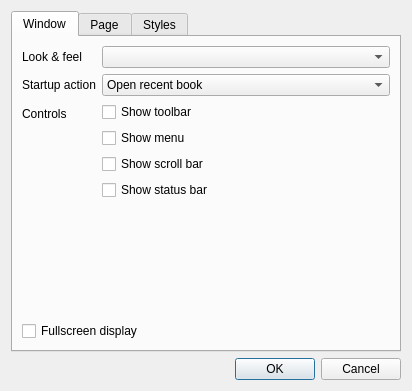
<?xml version="1.0" encoding="UTF-8"?>
<ui version="4.0">
 <class>SettingsDlg</class>
 <widget class="QDialog" name="SettingsDlg">
  <property name="windowModality">
   <enum>Qt::ApplicationModal</enum>
  </property>
  <property name="geometry">
   <rect>
    <x>0</x>
    <y>0</y>
    <width>412</width>
    <height>391</height>
   </rect>
  </property>
  <property name="windowTitle">
   <string>Settings</string>
  </property>
  <property name="windowIcon">
   <iconset resource="cr3res.qrc">
    <normaloff>:/icons/action/icons/configure.png</normaloff>:/icons/action/icons/configure.png</iconset>
  </property>
  <layout class="QVBoxLayout" name="verticalLayout">
   <item>
    <widget class="QTabWidget" name="tabWidget">
     <property name="currentIndex">
      <number>0</number>
     </property>
     <widget class="QWidget" name="tabWindow">
      <property name="toolTip">
       <string>Window options</string>
      </property>
      <property name="accessibleName">
       <string/>
      </property>
      <attribute name="title">
       <string>Window</string>
      </attribute>
      <layout class="QVBoxLayout" name="verticalLayout_2">
       <item>
        <layout class="QFormLayout" name="formLayout_3">
         <item row="0" column="0">
          <widget class="QLabel" name="label_5">
           <property name="text">
            <string>Look &amp; feel</string>
           </property>
          </widget>
         </item>
         <item row="0" column="1">
          <widget class="QComboBox" name="cbLookAndFeel"/>
         </item>
         <item row="1" column="0">
          <widget class="QLabel" name="label_10">
           <property name="text">
            <string>Startup action</string>
           </property>
          </widget>
         </item>
         <item row="1" column="1">
          <widget class="QComboBox" name="cbStartupAction">
           <item>
            <property name="text">
             <string>Open recent book</string>
            </property>
           </item>
           <item>
            <property name="text">
             <string>Show list of recent books</string>
            </property>
           </item>
           <item>
            <property name="text">
             <string>Show File Open dialog</string>
            </property>
           </item>
           <item>
            <property name="text">
             <string>Do nothing</string>
            </property>
           </item>
          </widget>
         </item>
         <item row="2" column="0">
          <widget class="QLabel" name="label_16">
           <property name="text">
            <string>Controls</string>
           </property>
          </widget>
         </item>
         <item row="2" column="1">
          <layout class="QVBoxLayout" name="verticalLayout_6">
           <item>
            <widget class="QCheckBox" name="cbWindowShowToolbar">
             <property name="text">
              <string>Show toolbar</string>
             </property>
            </widget>
           </item>
           <item>
            <widget class="QCheckBox" name="cbWindowShowMenu">
             <property name="text">
              <string>Show menu</string>
             </property>
            </widget>
           </item>
           <item>
            <widget class="QCheckBox" name="cbWindowShowScrollbar">
             <property name="text">
              <string>Show scroll bar</string>
             </property>
            </widget>
           </item>
           <item>
            <widget class="QCheckBox" name="cbWindowShowStatusBar">
             <property name="text">
              <string>Show status bar</string>
             </property>
            </widget>
           </item>
          </layout>
         </item>
        </layout>
       </item>
       <item>
        <widget class="QCheckBox" name="cbWindowFullscreen">
         <property name="text">
          <string>Fullscreen display</string>
         </property>
        </widget>
       </item>
      </layout>
     </widget>
     <widget class="QWidget" name="tabPage">
      <attribute name="title">
       <string>Page</string>
      </attribute>
      <layout class="QVBoxLayout" name="verticalLayout_4">
       <item>
        <layout class="QVBoxLayout" name="verticalLayout_3">
         <item>
          <spacer name="verticalSpacer_6">
           <property name="orientation">
            <enum>Qt::Vertical</enum>
           </property>
           <property name="sizeHint" stdset="0">
            <size>
             <width>367</width>
             <height>13</height>
            </size>
           </property>
          </spacer>
         </item>
         <item>
          <spacer name="verticalSpacer_2">
           <property name="orientation">
            <enum>Qt::Vertical</enum>
           </property>
           <property name="sizeHint" stdset="0">
            <size>
             <width>367</width>
             <height>13</height>
            </size>
           </property>
          </spacer>
         </item>
         <item>
          <layout class="QFormLayout" name="formLayout_2">
           <property name="fieldGrowthPolicy">
            <enum>QFormLayout::AllNonFixedFieldsGrow</enum>
           </property>
           <item row="1" column="1">
            <widget class="QComboBox" name="cbViewMode">
             <property name="sizePolicy">
              <sizepolicy hsizetype="Preferred" vsizetype="Fixed">
               <horstretch>0</horstretch>
               <verstretch>0</verstretch>
              </sizepolicy>
             </property>
             <item>
              <property name="text">
               <string>One page</string>
              </property>
             </item>
             <item>
              <property name="text">
               <string>Two pages</string>
              </property>
             </item>
             <item>
              <property name="text">
               <string>Scroll View</string>
              </property>
             </item>
            </widget>
           </item>
           <item row="1" column="0">
            <widget class="QLabel" name="label_3">
             <property name="sizePolicy">
              <sizepolicy hsizetype="Maximum" vsizetype="Preferred">
               <horstretch>0</horstretch>
               <verstretch>0</verstretch>
              </sizepolicy>
             </property>
             <property name="text">
              <string>Vew Mode</string>
             </property>
            </widget>
           </item>
           <item row="0" column="0">
            <widget class="QLabel" name="label_4">
             <property name="sizePolicy">
              <sizepolicy hsizetype="Maximum" vsizetype="Preferred">
               <horstretch>0</horstretch>
               <verstretch>0</verstretch>
              </sizepolicy>
             </property>
             <property name="text">
              <string>Page margins</string>
             </property>
            </widget>
           </item>
           <item row="0" column="1">
            <widget class="QComboBox" name="cbMargins">
             <item>
              <property name="text">
               <string>0</string>
              </property>
             </item>
             <item>
              <property name="text">
               <string>5</string>
              </property>
             </item>
             <item>
              <property name="text">
               <string>8</string>
              </property>
             </item>
             <item>
              <property name="text">
               <string>10</string>
              </property>
             </item>
             <item>
              <property name="text">
               <string>15</string>
              </property>
             </item>
             <item>
              <property name="text">
               <string>20</string>
              </property>
             </item>
             <item>
              <property name="text">
               <string>25</string>
              </property>
             </item>
             <item>
              <property name="text">
               <string>30</string>
              </property>
             </item>
            </widget>
           </item>
          </layout>
         </item>
         <item>
          <widget class="QCheckBox" name="cbShowPageHeader">
           <property name="text">
            <string>Show page header</string>
           </property>
          </widget>
         </item>
         <item>
          <layout class="QHBoxLayout" name="horizontalLayout_2">
           <item>
            <spacer name="horizontalSpacer">
             <property name="orientation">
              <enum>Qt::Horizontal</enum>
             </property>
             <property name="sizeType">
              <enum>QSizePolicy::Maximum</enum>
             </property>
             <property name="sizeHint" stdset="0">
              <size>
               <width>30</width>
               <height>20</height>
              </size>
             </property>
            </spacer>
           </item>
           <item>
            <widget class="QCheckBox" name="cbShowBookName">
             <property name="text">
              <string>Book name</string>
             </property>
            </widget>
           </item>
          </layout>
         </item>
         <item>
          <layout class="QHBoxLayout" name="horizontalLayout_3">
           <item>
            <spacer name="horizontalSpacer_2">
             <property name="orientation">
              <enum>Qt::Horizontal</enum>
             </property>
             <property name="sizeType">
              <enum>QSizePolicy::Maximum</enum>
             </property>
             <property name="sizeHint" stdset="0">
              <size>
               <width>30</width>
               <height>20</height>
              </size>
             </property>
            </spacer>
           </item>
           <item>
            <widget class="QCheckBox" name="cbShowClock">
             <property name="text">
              <string>Clock</string>
             </property>
            </widget>
           </item>
          </layout>
         </item>
         <item>
          <layout class="QHBoxLayout" name="horizontalLayout_5">
           <item>
            <spacer name="horizontalSpacer_4">
             <property name="orientation">
              <enum>Qt::Horizontal</enum>
             </property>
             <property name="sizeType">
              <enum>QSizePolicy::Maximum</enum>
             </property>
             <property name="sizeHint" stdset="0">
              <size>
               <width>30</width>
               <height>20</height>
              </size>
             </property>
            </spacer>
           </item>
           <item>
            <widget class="QCheckBox" name="cbShowBattery">
             <property name="text">
              <string>Battery status</string>
             </property>
            </widget>
           </item>
          </layout>
         </item>
         <item>
          <layout class="QHBoxLayout" name="horizontalLayout_6">
           <item>
            <spacer name="horizontalSpacer_5">
             <property name="orientation">
              <enum>Qt::Horizontal</enum>
             </property>
             <property name="sizeType">
              <enum>QSizePolicy::Maximum</enum>
             </property>
             <property name="sizeHint" stdset="0">
              <size>
               <width>30</width>
               <height>20</height>
              </size>
             </property>
            </spacer>
           </item>
           <item>
            <layout class="QFormLayout" name="formLayout_4">
             <property name="fieldGrowthPolicy">
              <enum>QFormLayout::AllNonFixedFieldsGrow</enum>
             </property>
             <item row="1" column="0">
              <widget class="QLabel" name="label_7">
               <property name="text">
                <string>Header font</string>
               </property>
              </widget>
             </item>
             <item row="1" column="1">
              <layout class="QHBoxLayout" name="horizontalLayout">
               <item>
                <widget class="QComboBox" name="cbTitleFontFace"/>
               </item>
               <item>
                <widget class="QComboBox" name="cbTitleFontSize"/>
               </item>
              </layout>
             </item>
             <item row="0" column="0">
              <widget class="QLabel" name="label_11">
               <property name="text">
                <string>Page header text color</string>
               </property>
              </widget>
             </item>
             <item row="0" column="1">
              <layout class="QHBoxLayout" name="horizontalLayout_4">
               <item>
                <widget class="QPushButton" name="btnHeaderTextColor">
                 <property name="sizePolicy">
                  <sizepolicy hsizetype="Preferred" vsizetype="Fixed">
                   <horstretch>0</horstretch>
                   <verstretch>0</verstretch>
                  </sizepolicy>
                 </property>
                 <property name="text">
                  <string>Change</string>
                 </property>
                </widget>
               </item>
               <item>
                <widget class="QFrame" name="frmHeaderTextColor">
                 <property name="sizePolicy">
                  <sizepolicy hsizetype="Minimum" vsizetype="Preferred">
                   <horstretch>0</horstretch>
                   <verstretch>0</verstretch>
                  </sizepolicy>
                 </property>
                 <property name="maximumSize">
                  <size>
                   <width>30</width>
                   <height>30</height>
                  </size>
                 </property>
                 <property name="autoFillBackground">
                  <bool>true</bool>
                 </property>
                 <property name="frameShape">
                  <enum>QFrame::StyledPanel</enum>
                 </property>
                 <property name="frameShadow">
                  <enum>QFrame::Sunken</enum>
                 </property>
                 <property name="lineWidth">
                  <number>1</number>
                 </property>
                 <property name="midLineWidth">
                  <number>5</number>
                 </property>
                </widget>
               </item>
              </layout>
             </item>
            </layout>
           </item>
          </layout>
         </item>
         <item>
          <spacer name="verticalSpacer">
           <property name="orientation">
            <enum>Qt::Vertical</enum>
           </property>
           <property name="sizeHint" stdset="0">
            <size>
             <width>364</width>
             <height>13</height>
            </size>
           </property>
          </spacer>
         </item>
         <item>
          <widget class="QCheckBox" name="cbShowFootNotes">
           <property name="text">
            <string>Show footnotes at bottom of page</string>
           </property>
          </widget>
         </item>
         <item>
          <spacer name="verticalSpacer_3">
           <property name="orientation">
            <enum>Qt::Vertical</enum>
           </property>
           <property name="sizeHint" stdset="0">
            <size>
             <width>367</width>
             <height>13</height>
            </size>
           </property>
          </spacer>
         </item>
         <item>
          <spacer name="verticalSpacer_4">
           <property name="orientation">
            <enum>Qt::Vertical</enum>
           </property>
           <property name="sizeHint" stdset="0">
            <size>
             <width>367</width>
             <height>13</height>
            </size>
           </property>
          </spacer>
         </item>
        </layout>
       </item>
      </layout>
     </widget>
     <widget class="QWidget" name="tabDefStyle">
      <attribute name="title">
       <string>Styles</string>
      </attribute>
      <layout class="QVBoxLayout" name="verticalLayout_5">
       <item>
        <layout class="QFormLayout" name="formLayout">
         <item row="0" column="0">
          <widget class="QLabel" name="label_6">
           <property name="text">
            <string>Text color</string>
           </property>
          </widget>
         </item>
         <item row="3" column="0">
          <widget class="QLabel" name="label_12">
           <property name="text">
            <string>Text font</string>
           </property>
          </widget>
         </item>
         <item row="5" column="0">
          <widget class="QLabel" name="label_8">
           <property name="text">
            <string>Background color</string>
           </property>
          </widget>
         </item>
         <item row="3" column="1">
          <layout class="QHBoxLayout" name="horizontalLayout_14">
           <item>
            <widget class="QComboBox" name="cbTextFontFace">
             <property name="sizePolicy">
              <sizepolicy hsizetype="Preferred" vsizetype="Fixed">
               <horstretch>0</horstretch>
               <verstretch>0</verstretch>
              </sizepolicy>
             </property>
            </widget>
           </item>
           <item>
            <spacer name="horizontalSpacer_3">
             <property name="orientation">
              <enum>Qt::Horizontal</enum>
             </property>
             <property name="sizeType">
              <enum>QSizePolicy::Maximum</enum>
             </property>
             <property name="sizeHint" stdset="0">
              <size>
               <width>20</width>
               <height>20</height>
              </size>
             </property>
            </spacer>
           </item>
           <item>
            <widget class="QComboBox" name="cbTextFontSize">
             <property name="sizePolicy">
              <sizepolicy hsizetype="Preferred" vsizetype="Fixed">
               <horstretch>0</horstretch>
               <verstretch>0</verstretch>
              </sizepolicy>
             </property>
             <property name="minimumSize">
              <size>
               <width>60</width>
               <height>0</height>
              </size>
             </property>
             <property name="maximumSize">
              <size>
               <width>16777215</width>
               <height>16777215</height>
              </size>
             </property>
             <property name="baseSize">
              <size>
               <width>60</width>
               <height>0</height>
              </size>
             </property>
            </widget>
           </item>
          </layout>
         </item>
         <item row="6" column="0">
          <widget class="QLabel" name="label_9">
           <property name="text">
            <string>Hyphenation</string>
           </property>
          </widget>
         </item>
         <item row="7" column="0">
          <widget class="QLabel" name="label_13">
           <property name="text">
            <string>Interline spacing</string>
           </property>
          </widget>
         </item>
         <item row="6" column="1">
          <widget class="QComboBox" name="cbHyphenation"/>
         </item>
         <item row="7" column="1">
          <widget class="QComboBox" name="cbInterlineSpace"/>
         </item>
         <item row="4" column="0">
          <widget class="QLabel" name="label_14">
           <property name="text">
            <string>Page skin</string>
           </property>
          </widget>
         </item>
         <item row="4" column="1">
          <widget class="QComboBox" name="cbPageSkin">
           <property name="sizePolicy">
            <sizepolicy hsizetype="Preferred" vsizetype="Fixed">
             <horstretch>0</horstretch>
             <verstretch>0</verstretch>
            </sizepolicy>
           </property>
           <property name="minimumSize">
            <size>
             <width>60</width>
             <height>0</height>
            </size>
           </property>
           <property name="maximumSize">
            <size>
             <width>16777215</width>
             <height>16777215</height>
            </size>
           </property>
           <property name="baseSize">
            <size>
             <width>60</width>
             <height>0</height>
            </size>
           </property>
          </widget>
         </item>
         <item row="8" column="0">
          <widget class="QLabel" name="label_15">
           <property name="text">
            <string>Sample</string>
           </property>
          </widget>
         </item>
         <item row="8" column="1">
          <widget class="CR3View" name="crSample" native="true">
           <property name="sizePolicy">
            <sizepolicy hsizetype="Expanding" vsizetype="Expanding">
             <horstretch>0</horstretch>
             <verstretch>0</verstretch>
            </sizepolicy>
           </property>
           <property name="minimumSize">
            <size>
             <width>80</width>
             <height>80</height>
            </size>
           </property>
          </widget>
         </item>
         <item row="5" column="1">
          <layout class="QHBoxLayout" name="horizontalLayout_10">
           <item>
            <widget class="QPushButton" name="btnBgColor">
             <property name="sizePolicy">
              <sizepolicy hsizetype="Preferred" vsizetype="Fixed">
               <horstretch>0</horstretch>
               <verstretch>0</verstretch>
              </sizepolicy>
             </property>
             <property name="text">
              <string>Change</string>
             </property>
            </widget>
           </item>
           <item>
            <widget class="QFrame" name="frmBgColor">
             <property name="sizePolicy">
              <sizepolicy hsizetype="Maximum" vsizetype="Preferred">
               <horstretch>0</horstretch>
               <verstretch>0</verstretch>
              </sizepolicy>
             </property>
             <property name="minimumSize">
              <size>
               <width>20</width>
               <height>20</height>
              </size>
             </property>
             <property name="maximumSize">
              <size>
               <width>30</width>
               <height>30</height>
              </size>
             </property>
             <property name="autoFillBackground">
              <bool>true</bool>
             </property>
             <property name="frameShape">
              <enum>QFrame::StyledPanel</enum>
             </property>
             <property name="frameShadow">
              <enum>QFrame::Sunken</enum>
             </property>
             <property name="lineWidth">
              <number>1</number>
             </property>
             <property name="midLineWidth">
              <number>5</number>
             </property>
            </widget>
           </item>
          </layout>
         </item>
         <item row="0" column="1">
          <layout class="QHBoxLayout" name="horizontalLayout_11">
           <item>
            <widget class="QPushButton" name="btnTextColor">
             <property name="sizePolicy">
              <sizepolicy hsizetype="Preferred" vsizetype="Fixed">
               <horstretch>0</horstretch>
               <verstretch>0</verstretch>
              </sizepolicy>
             </property>
             <property name="text">
              <string>Change</string>
             </property>
            </widget>
           </item>
           <item>
            <widget class="QFrame" name="frmTextColor">
             <property name="sizePolicy">
              <sizepolicy hsizetype="Maximum" vsizetype="Preferred">
               <horstretch>0</horstretch>
               <verstretch>0</verstretch>
              </sizepolicy>
             </property>
             <property name="minimumSize">
              <size>
               <width>20</width>
               <height>20</height>
              </size>
             </property>
             <property name="maximumSize">
              <size>
               <width>30</width>
               <height>30</height>
              </size>
             </property>
             <property name="sizeIncrement">
              <size>
               <width>4</width>
               <height>4</height>
              </size>
             </property>
             <property name="baseSize">
              <size>
               <width>0</width>
               <height>0</height>
              </size>
             </property>
             <property name="autoFillBackground">
              <bool>true</bool>
             </property>
             <property name="frameShape">
              <enum>QFrame::StyledPanel</enum>
             </property>
             <property name="frameShadow">
              <enum>QFrame::Sunken</enum>
             </property>
             <property name="lineWidth">
              <number>1</number>
             </property>
             <property name="midLineWidth">
              <number>5</number>
             </property>
            </widget>
           </item>
          </layout>
         </item>
        </layout>
       </item>
      </layout>
     </widget>
    </widget>
   </item>
   <item>
    <widget class="QDialogButtonBox" name="buttonBox">
     <property name="orientation">
      <enum>Qt::Horizontal</enum>
     </property>
     <property name="standardButtons">
      <set>QDialogButtonBox::Cancel|QDialogButtonBox::Ok</set>
     </property>
    </widget>
   </item>
  </layout>
 </widget>
 <customwidgets>
  <customwidget>
   <class>CR3View</class>
   <extends>QWidget</extends>
   <header>cr3widget.h</header>
   <container>1</container>
   <slots>
    <signal>fileOpened()</signal>
    <slot>open()</slot>
    <slot>contextMenu(QPoint)</slot>
   </slots>
  </customwidget>
 </customwidgets>
 <resources>
  <include location="cr3res.qrc"/>
 </resources>
 <connections>
  <connection>
   <sender>buttonBox</sender>
   <signal>accepted()</signal>
   <receiver>SettingsDlg</receiver>
   <slot>accept()</slot>
   <hints>
    <hint type="sourcelabel">
     <x>248</x>
     <y>254</y>
    </hint>
    <hint type="destinationlabel">
     <x>157</x>
     <y>274</y>
    </hint>
   </hints>
  </connection>
  <connection>
   <sender>buttonBox</sender>
   <signal>rejected()</signal>
   <receiver>SettingsDlg</receiver>
   <slot>reject()</slot>
   <hints>
    <hint type="sourcelabel">
     <x>316</x>
     <y>260</y>
    </hint>
    <hint type="destinationlabel">
     <x>286</x>
     <y>274</y>
    </hint>
   </hints>
  </connection>
 </connections>
</ui>
